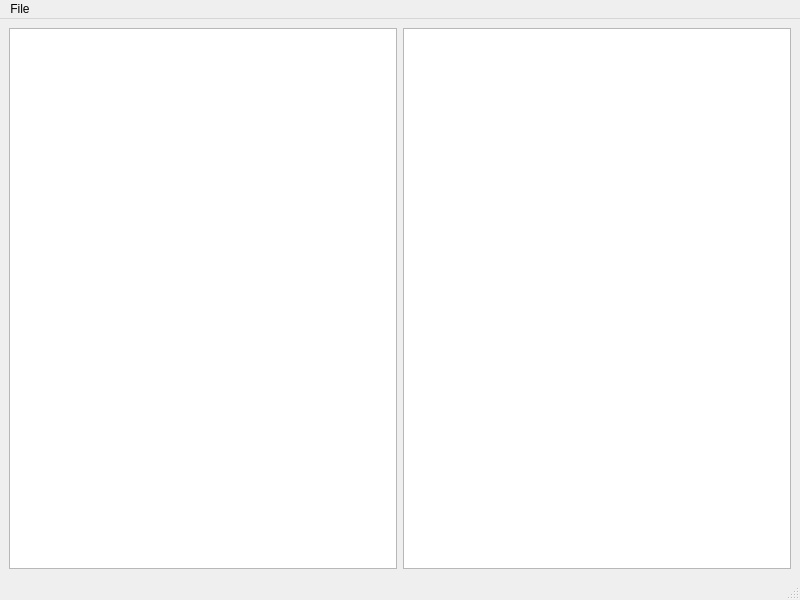
<?xml version="1.0" encoding="UTF-8"?>
<ui version="4.0">
 <class>MainWindow</class>
 <widget class="QMainWindow" name="MainWindow">
  <property name="geometry">
   <rect>
    <x>0</x>
    <y>0</y>
    <width>800</width>
    <height>600</height>
   </rect>
  </property>
  <property name="windowTitle">
   <string>MainWindow</string>
  </property>
  <widget class="QWidget" name="centralwidget">
   <layout class="QGridLayout" name="gridLayout">
    <item row="0" column="1">
     <widget class="QTableView" name="tableView"/>
    </item>
    <item row="0" column="0">
     <widget class="CustomTreeView" name="treeView"/>
    </item>
   </layout>
  </widget>
  <widget class="QMenuBar" name="menubar">
   <property name="geometry">
    <rect>
     <x>0</x>
     <y>0</y>
     <width>800</width>
     <height>25</height>
    </rect>
   </property>
   <widget class="QMenu" name="menuFile">
    <property name="title">
     <string>File</string>
    </property>
    <addaction name="actionOpenDatabase"/>
    <addaction name="actionCompareWithDatabase"/>
   </widget>
   <addaction name="menuFile"/>
  </widget>
  <widget class="QStatusBar" name="statusbar"/>
  <action name="actionOpenDatabase">
   <property name="text">
    <string>Open</string>
   </property>
  </action>
  <action name="actionCompareWithDatabase">
   <property name="text">
    <string>Compare With Database</string>
   </property>
  </action>
 </widget>
 <customwidgets>
  <customwidget>
   <class>CustomTreeView</class>
   <extends>QTreeView</extends>
   <header>customtreeview.h</header>
  </customwidget>
 </customwidgets>
 <resources/>
 <connections/>
</ui>
